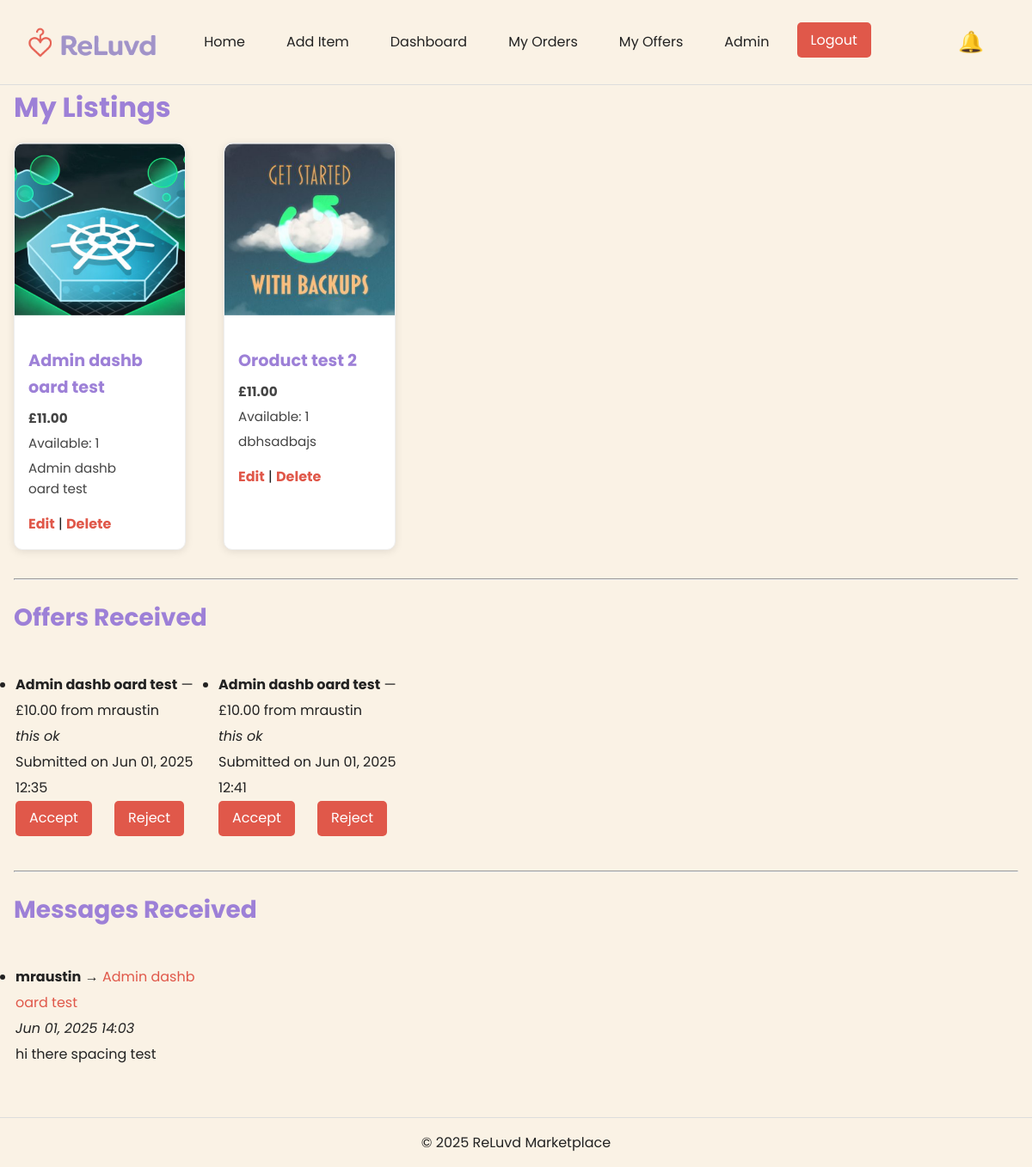
/dashboard/ (signed in), run on an earlier commit of the app's database.
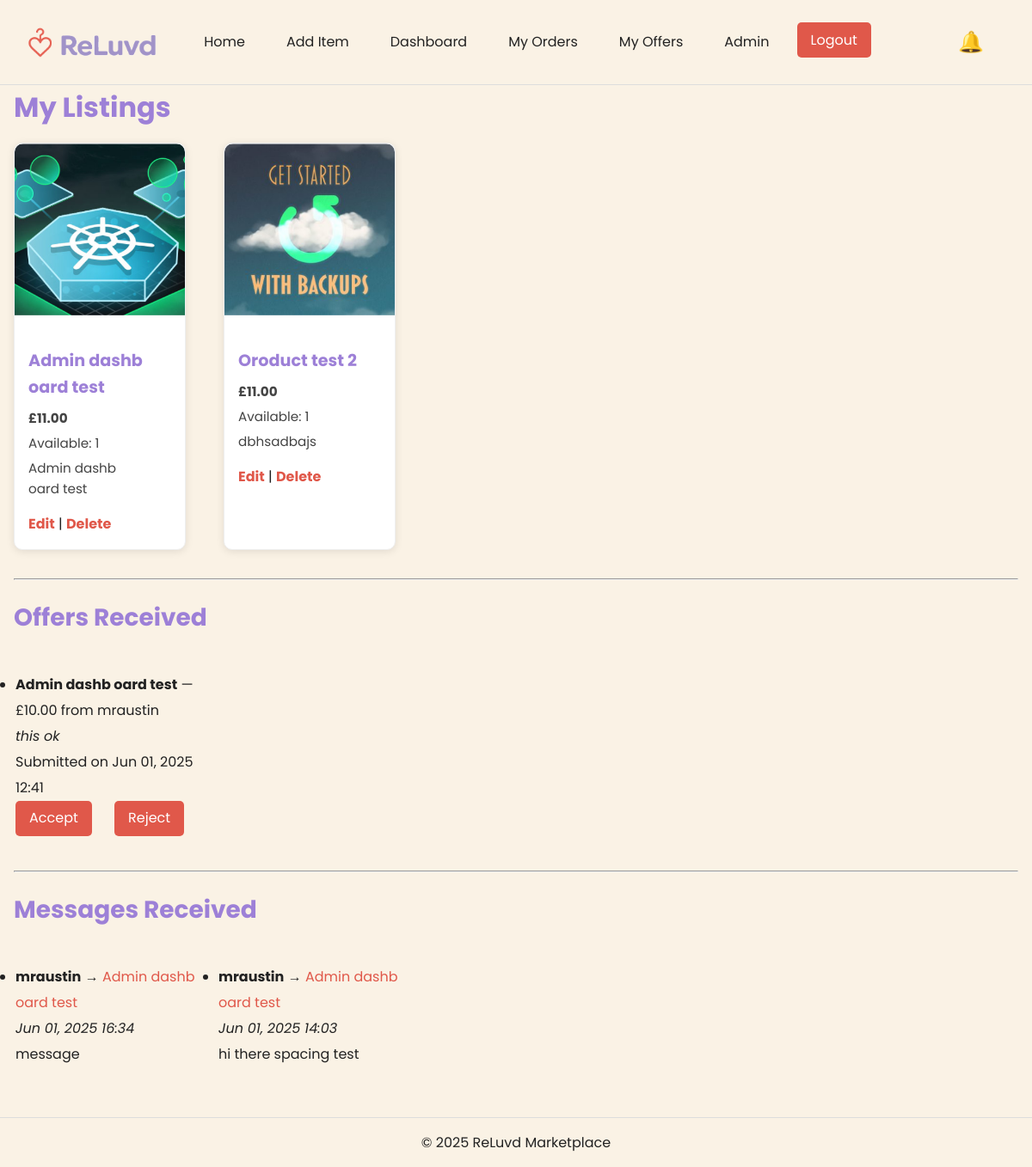
And on a later commit of the database.
### items/models.py (models this page shows, shortened)
class Item(models.Model):
    CATEGORY_CHOICES = [
        ("fashion", "Fashion"),
        ("electronics", "Electronics"),
        ("books", "Books"),
        ("home", "Home"),
        ("other", "Other"),
    ]
    title = models.CharField(max_length=100)
    description = models.TextField()
    category = models.CharField(max_length=20, choices=CATEGORY_CHOICES)
    price = models.DecimalField(max_digits=8, decimal_places=2)
    image = models.ImageField(upload_to="item_images/", blank=True, null=True)
    seller = models.ForeignKey(User, on_delete=models.CASCADE, related_name="items")
    date_posted = models.DateTimeField(auto_now_add=True)
    is_sold = models.BooleanField(default=False)
    quantity = models.PositiveIntegerField(default=1)

class Message(models.Model):
    item = models.ForeignKey("Item", on_delete=models.CASCADE, related_name="messages")
    sender = models.ForeignKey(settings.AUTH_USER_MODEL, on_delete=models.CASCADE)
    message = models.TextField()
    created_at = models.DateTimeField(auto_now_add=True)
    class Meta:
        ordering = ["-created_at"]

### checkout/models.py (models this page shows, shortened)
class Order(models.Model):
    STATUS_CHOICES = [
        ("pending", "Pending"),
        ("accepted", "Accepted"),
        ("rejected", "Rejected"),
    ]
    item = models.ForeignKey(
        Item, on_delete=models.CASCADE, related_name="checkout_orders"
    )
    buyer = models.ForeignKey(settings.AUTH_USER_MODEL, on_delete=models.CASCADE)
    price = models.DecimalField(max_digits=10, decimal_places=2)
    is_offer = models.BooleanField(default=False)
    offer_note = models.TextField(blank=True)
    created_at = models.DateTimeField(auto_now_add=True)
    status = models.CharField(
        max_length=10, choices=STATUS_CHOICES, default="pending"
    )  # ✅ new

### items/views.py (the view)
# urls.py: path("dashboard/", views.dashboard, name="dashboard"),
@login_required
def dashboard(request):
    my_items = Item.objects.filter(seller=request.user)
    offers = Order.objects.filter(item__in=my_items, is_offer=True).select_related(
        "item", "buyer"
    )
    messages = Message.objects.filter(item__seller=request.user).select_related(
        "item", "sender"
    )
    return render(
        request,
        "items/dashboard.html",
        {"my_items": my_items, "offers": offers, "messages": messages},
    )

### items/context_processors.py (called while the page is built)
def notifications(request):
    return {"notifications": get_notifications(request.user)}

### items/utils.py (called while the page is built)
def get_notifications(user):
    if not user.is_authenticated:
        return []
    items = Item.objects.filter(seller=user)
    message_notes = Message.objects.filter(item__in=items).order_by("-created_at")[:5]
    offer_notes = Order.objects.filter(item__in=items, is_offer=True).order_by(
        "-created_at"
    )[:5]
    sold_notes = Item.objects.filter(seller=user, is_sold=True).order_by(
        "-date_posted"
    )[:5]
    return {
        "messages": message_notes,
        "offers": offer_notes,
        "sales": sold_notes,
    }

### templates/items/dashboard.html (shortened to what this page needs)
{% extends "base.html" %}
{% load static %}
{% block extra_css %}
<link rel="stylesheet" href="{% static 'css/dashboard.css' %}">
{% endblock %}
{% block content %}
<h2 aria-label="Your Listed Items">My Listings</h2>
{% if my_items %}
<div class="dashboard-grid">
    {% for item in my_items %}
    <div class="item-card">
        <div class="item-image-wrapper">
            {% if item.image %}
            <img src="{{ item.image.url }}" alt="{{ item.title }}">
            {% endif %}
        </div>
        <div class="item-info">
            <h3 class="item-title">{{ item.title }}</h3>
            <p><strong>£{{ item.price }}</strong></p>
            <p>Available: {{ item.quantity }}</p>
            <p>{{ item.description|truncatewords:20 }}</p>
            <div class="item-actions">
                <a href="{% url 'edit_item' item.id %}">Edit</a> |
                <a href="{% url 'delete_item' item.id %}">Delete</a>
            </div>
        </div>
    </div>
    {% endfor %}
</div>
{% else %}
<p>You haven't listed any items yet.</p>
{% endif %}
<hr>
<h3>Offers Received</h3>
{% if offers %}
<ul class="offer-list">
    {% for offer in offers %}
    <li>
        <strong>{{ offer.item.title }}</strong> — £{{ offer.price }} from {{ offer.buyer.username }}<br>
        <em>{{ offer.offer_note }}</em><br>
        Submitted on {{ offer.created_at|date:"M d, Y H:i" }}<br>
        {% if offer.status == "pending" %}
        <form action="{% url 'accept_offer' offer.id %}" method="post" style="display:inline;">
            <button type="submit" aria-label="Accept offer from {{ offer.buyer.username }}">Accept</button>
        </form>
        <form action="{% url 'reject_offer' offer.id %}" method="post" style="display:inline;">
            <button type="submit" aria-label="Reject offer from {{ offer.buyer.username }}">Reject</button>
        </form>
        {% else %}
        <p>Status: <strong>{{ offer.status|title }}</strong></p>
        {% endif %}
    </li>
    {% endfor %}
</ul>
{% else %}
<p>No offers submitted yet.</p>
{% endif %}
<hr>
<h3>Messages Received</h3>
{% if messages %}
<ul class="message-list">
    {% for msg in messages %}
    <li>
        <strong>{{ msg.sender.username }}</strong> →
        <a href="{% url 'item_detail' msg.item.id %}">{{ msg.item.title }}</a><br>
        <em>{{ msg.created_at|date:"M d, Y H:i" }}</em><br>
        {{ msg.message }}
    </li>
    {% endfor %}
</ul>
{% else %}
<p>No messages received yet.</p>
{% endif %}
{% endblock %}

What changed in the data, as far as the page shows it:
removed Order: item "Admin dashb oard test", price "10.00", buyer.username "mraustin", offer_note "this ok", created_at "Jun 01, 2025 12:35"
added Message: sender.username "mraustin", item "Admin dashb oard test", created_at "Jun 01, 2025 16:34", message "message"
